Frame 1 (no input): blank canvas, image omitted
Frame 60 (the mouse pressed at the canvas centre just before this capture): blank canvas, image omitted
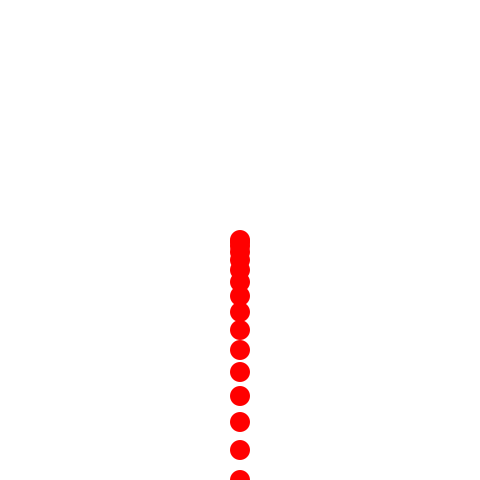
Frame 120 (the mouse held since frame 60 and released just before this capture)

The Processing sketch whose frames 1 and 60 were blank and that drew this single picture after the mouse press (run headless with seeded random() and noise(); from frame 60 on, the mouse is pressed at the canvas centre):

// Processing sketch: jexample02
// ── jexample02.pde
float x = 5000;
float y = 5000;
float a = 0;

void setup() {
  size(480, 480);
  background(255, 255, 255);
  fill (255, 0, 0);
  noStroke();
}

void draw() {
  circle(x, y, 20);
  a += 2;
  y = y + a;
}

void mousePressed() {
  a = 0;
  x = mouseX;
  y = mouseY;
}
